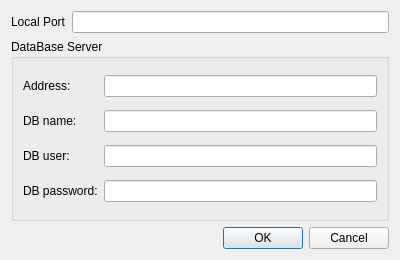
<?xml version="1.0" encoding="UTF-8"?>
<ui version="4.0">
 <class>StartServerDialog</class>
 <widget class="QDialog" name="StartServerDialog">
  <property name="geometry">
   <rect>
    <x>0</x>
    <y>0</y>
    <width>400</width>
    <height>260</height>
   </rect>
  </property>
  <property name="windowTitle">
   <string>Dialog</string>
  </property>
  <layout class="QGridLayout" name="gridLayout_2">
   <item row="0" column="0">
    <widget class="QLabel" name="label">
     <property name="text">
      <string>Local Port</string>
     </property>
    </widget>
   </item>
   <item row="0" column="1">
    <widget class="QLineEdit" name="localPortLineEdit"/>
   </item>
   <item row="1" column="0" colspan="2">
    <widget class="QGroupBox" name="groupBox">
     <property name="title">
      <string>DataBase Server</string>
     </property>
     <layout class="QGridLayout" name="gridLayout">
      <item row="0" column="0">
       <widget class="QLabel" name="label_2">
        <property name="text">
         <string>Address:</string>
        </property>
       </widget>
      </item>
      <item row="0" column="1">
       <widget class="QLineEdit" name="addressLineEdit"/>
      </item>
      <item row="1" column="0">
       <widget class="QLabel" name="label_3">
        <property name="text">
         <string>DB name:</string>
        </property>
       </widget>
      </item>
      <item row="1" column="1">
       <widget class="QLineEdit" name="dbanameLineEdit"/>
      </item>
      <item row="2" column="0">
       <widget class="QLabel" name="label_4">
        <property name="text">
         <string>DB user:</string>
        </property>
       </widget>
      </item>
      <item row="2" column="1">
       <widget class="QLineEdit" name="dbuserLineEdit"/>
      </item>
      <item row="3" column="0">
       <widget class="QLabel" name="label_5">
        <property name="text">
         <string>DB password:</string>
        </property>
       </widget>
      </item>
      <item row="3" column="1">
       <widget class="QLineEdit" name="dbpasswordLineEdit"/>
      </item>
     </layout>
    </widget>
   </item>
   <item row="2" column="1">
    <widget class="QDialogButtonBox" name="buttonBox">
     <property name="orientation">
      <enum>Qt::Horizontal</enum>
     </property>
     <property name="standardButtons">
      <set>QDialogButtonBox::Cancel|QDialogButtonBox::Ok</set>
     </property>
    </widget>
   </item>
  </layout>
 </widget>
 <resources/>
 <connections/>
</ui>
